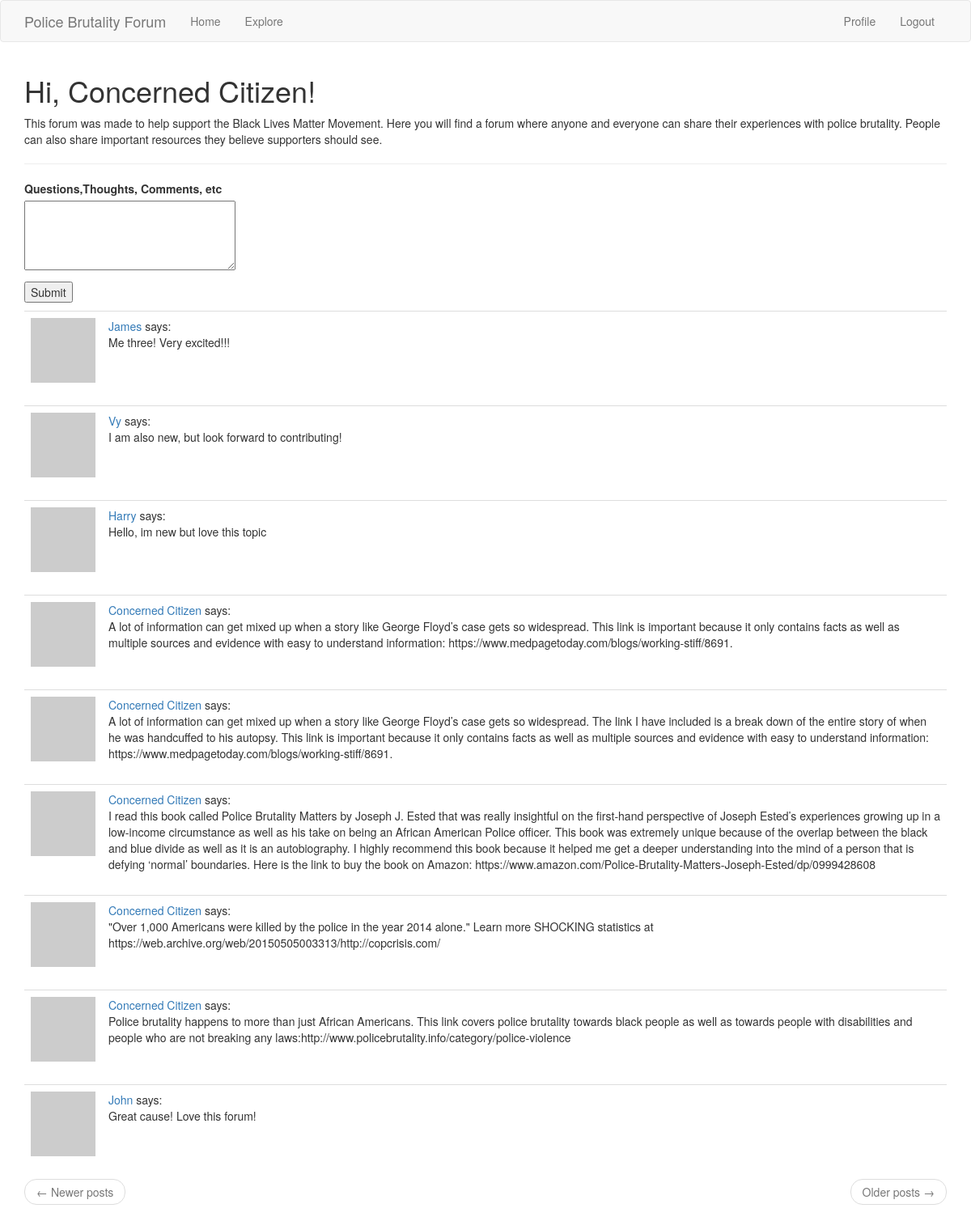
/forum (signed in), run on an earlier commit of the app's database.
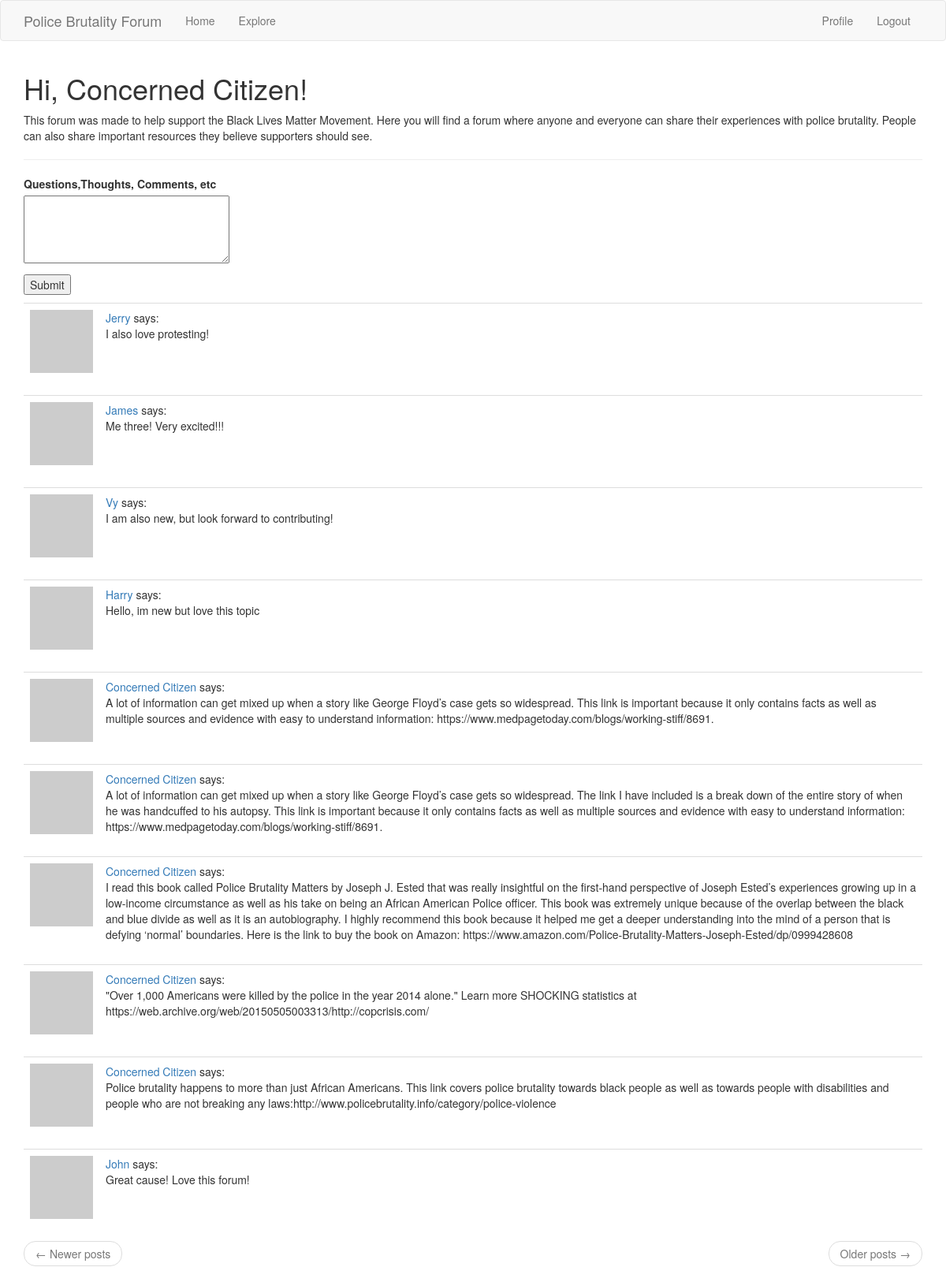
And on a later commit of the database.
### app/models.py (models this page shows, shortened)
class User(UserMixin, db.Model):
    id = db.Column(db.Integer, primary_key=True)
    username = db.Column(db.String(64), index=True, unique=True)
    email = db.Column(db.String(120), index=True, unique=True)
    password_hash = db.Column(db.String(128))
    posts = db.relationship('Post', backref='author', lazy='dynamic')
    about_me = db.Column(db.String(140))
    last_seen = db.Column(db.DateTime, default=datetime.utcnow)
    def avatar(self, size):
        digest = md5(self.email.lower().encode('utf-8')).hexdigest()
        return 'https://www.gravatar.com/avatar/{}?d=identicon&s={}'.format(digest, size)
    followed = db.relationship(
        'User', secondary=followers,
        primaryjoin=(followers.c.follower_id == id),
        secondaryjoin=(followers.c.followed_id == id),
        backref=db.backref('followers', lazy='dynamic'), lazy='dynamic')

class Post(db.Model):
    id = db.Column(db.Integer, primary_key=True)
    body = db.Column(db.String(5000))
    timestamp = db.Column(db.DateTime, index=True, default=datetime.utcnow)
    user_id = db.Column(db.Integer, db.ForeignKey('user.id'))

### app/routes.py (the view)
@app.route('/forum',methods=['GET','POST'])
@login_required
def forum():
    form=PostForm()
    if form.validate_on_submit():
        post=Post(body=form.post.data,author=current_user)
        db.session.add(post)
        db.session.commit()
        flash('Your post is now live!')
        return redirect(url_for('forum'))
    page = request.args.get('page',1,type=int)
    posts = Post.query.order_by(Post.timestamp.desc()).paginate(page,app.config['POSTS_PER_PAGE'],False)
    next_url = url_for('forum', page=posts.next_num) \
        if posts.has_next else None
    prev_url = url_for('forum', page=posts.prev_num) \
        if posts.has_prev else None
    return render_template('forum.html', title='Explore',form=form,posts=posts.items,next_url=next_url,prev_url=prev_url,numb=0)

### app/forms.py
class PostForm(FlaskForm):
    post = TextAreaField('Questions,Thoughts, Comments, etc',validators=[DataRequired(),Length(min=1,max=140)])
    submit=SubmitField('Submit')

### app/models.py (called while the page is built)
@login.user_loader
def load_user(id):
    return User.query.get(int(id))

### app/routes.py (called while the page is built)
@app.before_request
def before_request():
    if current_user.is_authenticated:
        current_user.last_seen = datetime.utcnow()
        db.session.commit()

### app/templates/forum.html (shortened to what this page needs)
{% extends "base.html" %}
{% import 'bootstrap/wtf.html' as wtf %}
{% block app_content %}
    {%if current_user.is_anonymous%}
    <h1>Welcome to the Police Brutality Forum!</h1>
    {%else%}
    <h1>Hi, {{ current_user.username }}!</h1>
    {%endif%}
    <p>This forum was made to help support the Black Lives Matter Movement. Here you will find a forum where anyone and everyone can share their experiences with police brutality. People can also share important resources they believe supporters should see.</p>
    <hr>
    <form action = "" method="post">
        <p>
            {{form.post.label}}<br>
            {{form.post(cols=32,rows=4)}}<br>
        </p>
        <p>{{form.submit()}}</p>
    </form>
    {% for post in posts %}
        {%include '_post.html'%}
    {% endfor %}
    <nav aria-label="...">
        <ul class="pager">
            <li class="previous{% if not prev_url %} disabled{% endif %}">
                <a href="{{ prev_url or '#' }}">
                    <span aria-hidden="true">&larr;</span> Newer posts
                </a>
            </li>
            <li class="next{% if not next_url %} disabled{% endif %}">
                <a href="{{ next_url or '#' }}">
                    Older posts <span aria-hidden="true">&rarr;</span>
                </a>
            </li>
        </ul>
    </nav>
{% endblock %}

### app/templates/base.html (shortened to what this page needs)
{%extends 'bootstrap/base.html'%}
{%block navbar%}
    <nav class="navbar navbar-default">
        <div class="container">
            <div class="navbar-header">
                <a class="navbar-brand" href="{{ url_for('index') }}">Police Brutality Forum</a>
            </div>
            <div class="collapse navbar-collapse" id="bs-example-navbar-collapse-1">
                <ul class="nav navbar-nav">
                    <li><a href="{{ url_for('index') }}">Home</a></li>
                    <li><a href="{{ url_for('forum') }}">Explore</a></li>
                </ul>
                <ul class="nav navbar-nav navbar-right">
                    {% if current_user.is_anonymous %}
                    <li><a href="{{ url_for('login') }}">Login</a></li>
                    {% else %}
                    <li><a href="{{ url_for('user', username=current_user.username) }}">Profile</a></li>
                    <li><a href="{{ url_for('logout') }}">Logout</a></li>
                    {% endif %}
                </ul>
            </div>
        </div>
    </nav>
{%endblock%}
{%block content%}
    <div class="container">
        {%block app_content%}{%endblock%}
    </div>
{%endblock%}

### app/templates/_post.html
<table class="table table-hover">
    <tr>
        <td width="70px">
            <a href="{{ url_for('user', username=post.author.username) }}"><img src="{{ post.author.avatar(70) }}" /></a>
        </td>
        <td>
            <a href="{{ url_for('user', username=post.author.username) }}">{{ post.author.username }}</a>
            says:<br>
            {{ post.body }}
        </td>
    </tr>
</table>

What changed in the data, as far as the page shows it:
added Post: author.username "Jerry", body "I also love protesting!"
